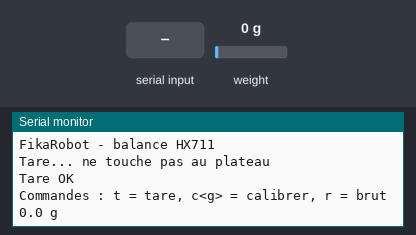
The program below on a simulated ESP32-C6. Shown: the last lines printed to the serial monitor. Inputs (shaded band) come from the test bench; at power-on: weight on the scale 0 g. EEPROM starts erased.

Above: at 4.2 s.
4.3 s: "r\n" received over Serial
At 4.9 s:
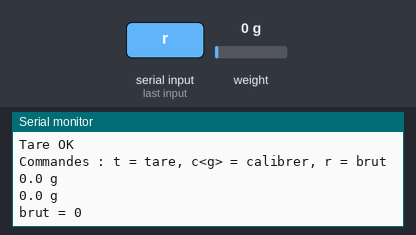
6.0 s: "c90\n" received over Serial
At 9.0 s:
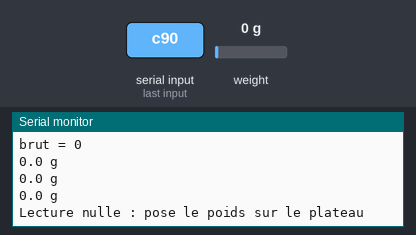
9.4 s: "c,45\n" received over Serial
At 10.4 s:
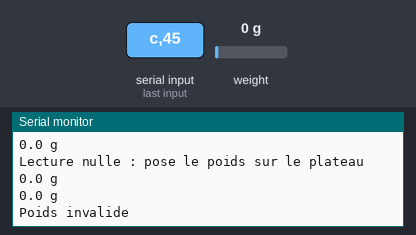
11.5 s: weight on the scale set to 100 g
At 12.4 s:
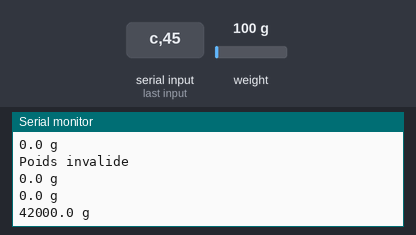
13.0 s: "c90\n" received over Serial
At 15.9 s:
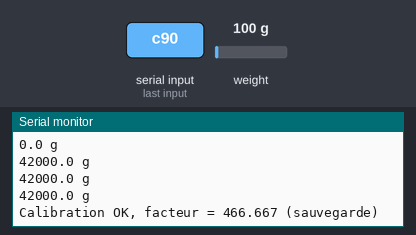
16.4 s: weight on the scale set to 1250 g
At 17.3 s:
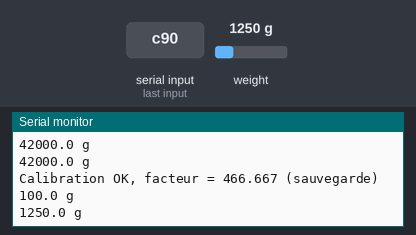
Timing chart, 0 to 18.9 s (numbered marks = the images above; inputs shaded):
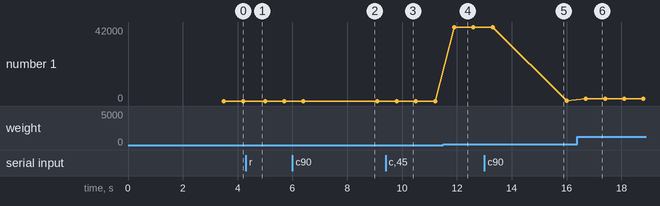

The program:

main.cpp
```cpp
// Balance FikaRobot : cellule de charge 5 kg + HX711 sur ESP32-C6.
// HX711 : DT -> GPIO18, SCK -> GPIO19, VCC -> 3V3, GND -> GND.
//
// Commandes serie (115200) :
//   t          tare (remise a zero, plateau vide)
//   c<poids>   calibration avec un poids connu en grammes, ex: c200
//   r          affiche la valeur brute
#include <Arduino.h>
#include <HX711.h>
#include <Preferences.h>

constexpr uint8_t PIN_DT = 18;
constexpr uint8_t PIN_SCK = 19;
constexpr uint8_t PIN_LED = 8;  // LED RGB WS2812

HX711 scale;
Preferences prefs;
float scaleFactor = 1.0f;  // unites brutes par gramme

static void led(uint8_t r, uint8_t g, uint8_t b) { neopixelWrite(PIN_LED, r, g, b); }

static void tare() {
  Serial.println("Tare... ne touche pas au plateau");
  scale.tare(20);
  Serial.println("Tare OK");
}

static void calibrate(float knownGrams) {
  if (knownGrams <= 0) {
    Serial.println("Poids invalide");
    return;
  }
  long raw = scale.get_value(20);  // valeur moyenne moins la tare
  if (raw == 0) {
    Serial.println("Lecture nulle : pose le poids sur le plateau");
    return;
  }
  scaleFactor = (float)raw / knownGrams;
  scale.set_scale(scaleFactor);
  prefs.putFloat("factor", scaleFactor);
  Serial.printf("Calibration OK, facteur = %.3f (sauvegarde)\n", scaleFactor);
}

void setup() {
  Serial.begin(115200);
  delay(1000);
  Serial.println("FikaRobot - balance HX711");

  prefs.begin("scale", false);
  scaleFactor = prefs.getFloat("factor", 1.0f);

  scale.begin(PIN_DT, PIN_SCK);
  if (!scale.wait_ready_timeout(2000)) {
    Serial.println("HX711 introuvable : verifie DT=GPIO18, SCK=GPIO19, VCC, GND");
    led(32, 0, 0);
    while (true) delay(1000);
  }
  scale.set_scale(scaleFactor);
  tare();
  led(0, 32, 0);
  Serial.println("Commandes : t = tare, c<g> = calibrer, r = brut");
}

void loop() {
  if (Serial.available()) {
    String cmd = Serial.readStringUntil('\n');
    cmd.trim();
    if (cmd == "t") tare();
    else if (cmd.startsWith("c")) calibrate(cmd.substring(1).toFloat());
    else if (cmd == "r") Serial.printf("brut = %ld\n", scale.read());
  }

  if (scale.is_ready()) {
    Serial.printf("%.1f g\n", scale.get_units(5));
  }
  delay(200);
}
```

Measured:
- after the input at 4.3 s, the serial monitor: prints a new line after 0.20 s (image 1)
- after the input at 6.0 s, the serial monitor: prints a new line after 2.6 s (image 2)
- after the input at 9.4 s, the serial monitor: prints a new line after 0.60 s (image 3)
- after the input at 11.5 s, the serial monitor: prints a new line after 0.40 s (image 4)
- after the input at 13.0 s, the serial monitor: prints a new line after 2.5 s (image 5)
- after the input at 16.4 s, the serial monitor: prints a new line after 0.31 s (image 6)
- plotted number 1: 0 → 42000 after the input at 11.5 s, 42000 → 100 after the input at 13.0 s, 100 → 1250 after the input at 16.4 s
